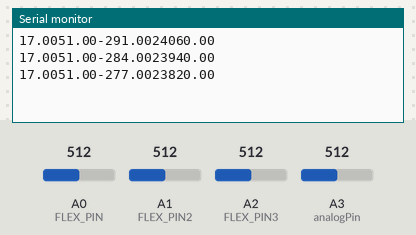
A sketch run on a simulated Arduino Uno, built with avr-gcc and run on an emulated ATmega328P. On the bench: the last lines printed to the serial monitor. The test bench sets the inputs (shaded band); at power-on: A0 (FLEX_PIN) = 512, A1 (FLEX_PIN2) = 512, A2 (FLEX_PIN3) = 512, A3 (analogPin) = 512.

Above: at 1.2 s.
1.3 s: A0 (FLEX_PIN) set to 716
At 1.9 s:
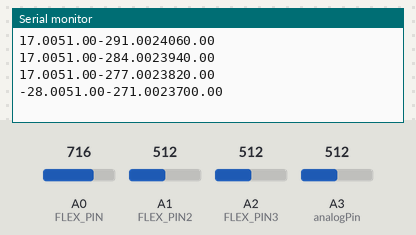
2.8 s: A1 (FLEX_PIN2) set to 716
At 3.4 s:
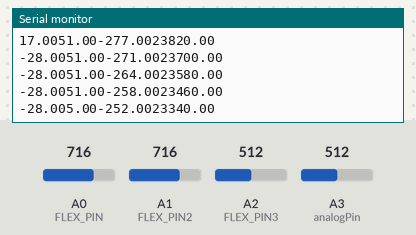
4.3 s: A2 (FLEX_PIN3) set to 716
At 4.9 s:
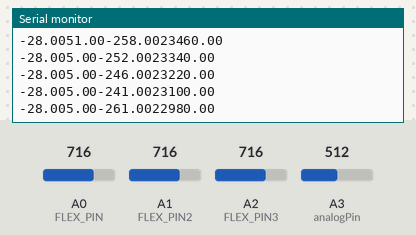
5.8 s: A0 (FLEX_PIN) set to 992
At 6.4 s:
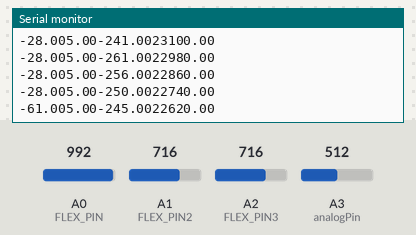
7.3 s: A1 (FLEX_PIN2) set to 992
At 7.9 s:
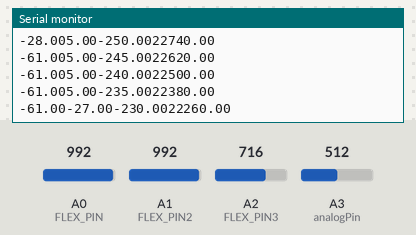
8.8 s: A2 (FLEX_PIN3) set to 992
At 9.5 s:
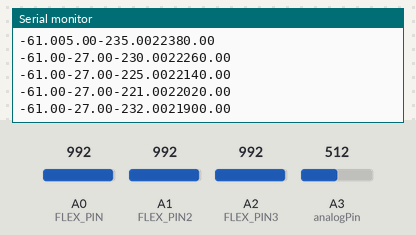
Timing chart, 0 to 11.3 s (numbered marks = the images above; inputs shaded):
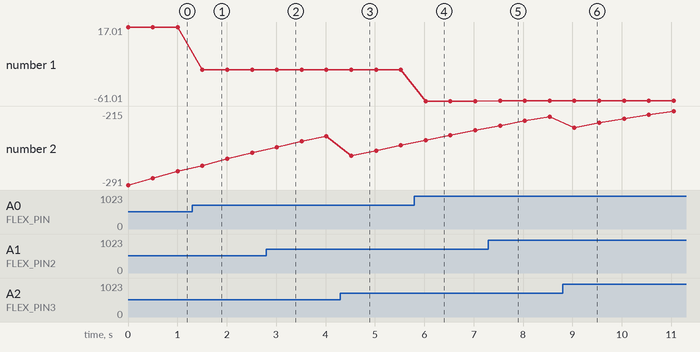

The sketch:

finalGlove.ino
```cpp
int analogPin = 3;
int data = 0;
int analogPin2 = 3;
int data2 = 0;
int analogPin3 = 3;
int data3 = 0;

const int FLEX_PIN = A0;
const int FLEX_PIN2 = A1;
const int FLEX_PIN3 = A2;// Pin connected to voltage divider output

// Measure the voltage at 5V and the actual resistance of your
// 47k resistor, and enter them below:
const float VCC = 4.98; // Measured voltage of Ardunio 5V line
const float R_DIV = 47500.0; // Measured resistance of 3.3k resistor
const float R_DIV2 = 47500.0; // Measured resistance of 3.3k resistor
float R_DIV3 = 3700.0; // Measured resistance of 3.3k resistor

// Upload the code, then try to adjust these values to more
// accurately calculate bend degree.
const float STRAIGHT_RESISTANCE = 37300.0; // resistance when straight
const float BEND_RESISTANCE = 90000.0; // resistance at 90 deg

const float STRAIGHT_RESISTANCE2 = 17300.0; // resistance when straight
const float BEND_RESISTANCE2 = 70000.0; // resistance at 90 deg

float STRAIGHT_RESISTANCE3 = 24180.0; // resistance when straight
float BEND_RESISTANCE3 = 30500; // resistance at 90 deg


void setup() {
  Serial.begin(9600);

    Serial.begin(9600);
  pinMode(FLEX_PIN, INPUT);
  pinMode(FLEX_PIN2, INPUT);
  pinMode(FLEX_PIN3, INPUT);
}


void loop() {
    data = analogRead(analogPin);
    data2 = analogRead(analogPin2);
    data3 = analogRead(analogPin3);
    //Serial.println(data);


 // Read the ADC, and calculate voltage and resistance from it
  int flexADC = analogRead(FLEX_PIN);
  int flexADC2 = analogRead(FLEX_PIN2);
  int flexADC3 = analogRead(FLEX_PIN3);
  //
  float flexV = flexADC * VCC / 1023.0;
  float flexV2 = flexADC2 * VCC / 1023.0;
  float flexV3 = flexADC3 * VCC / 1023.0;
  //
  float flexR = R_DIV * (VCC / flexV - 1.0);
  float flexR2 = R_DIV2 * (VCC / flexV2 - 1.0);
  float flexR3 = R_DIV3 * (VCC / flexV3 - 1.0);
  //

  // Use the calculated resistance to estimate the sensor's
  // bend angle:
  float angle = map(flexR, STRAIGHT_RESISTANCE, BEND_RESISTANCE,
                   0, 90.0);
  float angle2 = map(flexR2, STRAIGHT_RESISTANCE2, BEND_RESISTANCE2,
                   0, 90.0);
  float angle3 = map(flexR3, STRAIGHT_RESISTANCE3, BEND_RESISTANCE3,
                   0, 90.0);

 Serial.print(String(angle));
 Serial.print(String(angle2));
 Serial.print(String(angle3));
//Serial.println();
//STRAIGHT
if(angle3>75){
  if(angle3<90){
    BEND_RESISTANCE3 = BEND_RESISTANCE3-200;
  }
  if(angle3>90){
    BEND_RESISTANCE3 = BEND_RESISTANCE3+200;
  }
  //Serial.println(BEND_RESISTANCE3);
}
//BEND
if(angle3<20&&angle3>10){
    STRAIGHT_RESISTANCE3 = STRAIGHT_RESISTANCE3+50;
    //Serial.println(STRAIGHT_RESISTANCE3 + String(" UP "));
}
if(angle3<10&&angle3>0){
    STRAIGHT_RESISTANCE3 = STRAIGHT_RESISTANCE3+25;
    //Serial.println(STRAIGHT_RESISTANCE3 + String(" UP "));
}
if(angle3<0){
 STRAIGHT_RESISTANCE3=STRAIGHT_RESISTANCE3-20;
 //Serial.println(STRAIGHT_RESISTANCE3 + String(" DOWN "));
}
if(angle3<-10){
 STRAIGHT_RESISTANCE3=STRAIGHT_RESISTANCE3-100;
 //Serial.println(STRAIGHT_RESISTANCE3 + String(" MOREDOWN "));
}
Serial.println(STRAIGHT_RESISTANCE3);
  //Serial.println();
  delay(500);
}
```

Measured:
- after the input at 1.3 s, the serial monitor: prints a new line after 0.21 s (image 1)
- after the input at 2.8 s, the serial monitor: prints a new line after 0.21 s (image 2)
- after the input at 4.3 s, the serial monitor: prints a new line after 0.22 s (image 3)
- after the input at 5.8 s, the serial monitor: prints a new line after 0.23 s (image 4)
- after the input at 7.3 s, the serial monitor: prints a new line after 0.23 s (image 5)
- after the input at 8.8 s, the serial monitor: prints a new line after 0.24 s (image 6)
- plotted number 1: 17.01 → -28.01 after the input at 1.3 s, -28.01 → -28 after the input at 2.8 s, -28 → -61.01 after the input at 5.8 s, -61.01 → -61 after the input at 7.3 s
- plotted number 2: -241 → -250 after the input at 4.3 s, -221 → -215 after the input at 8.8 s
